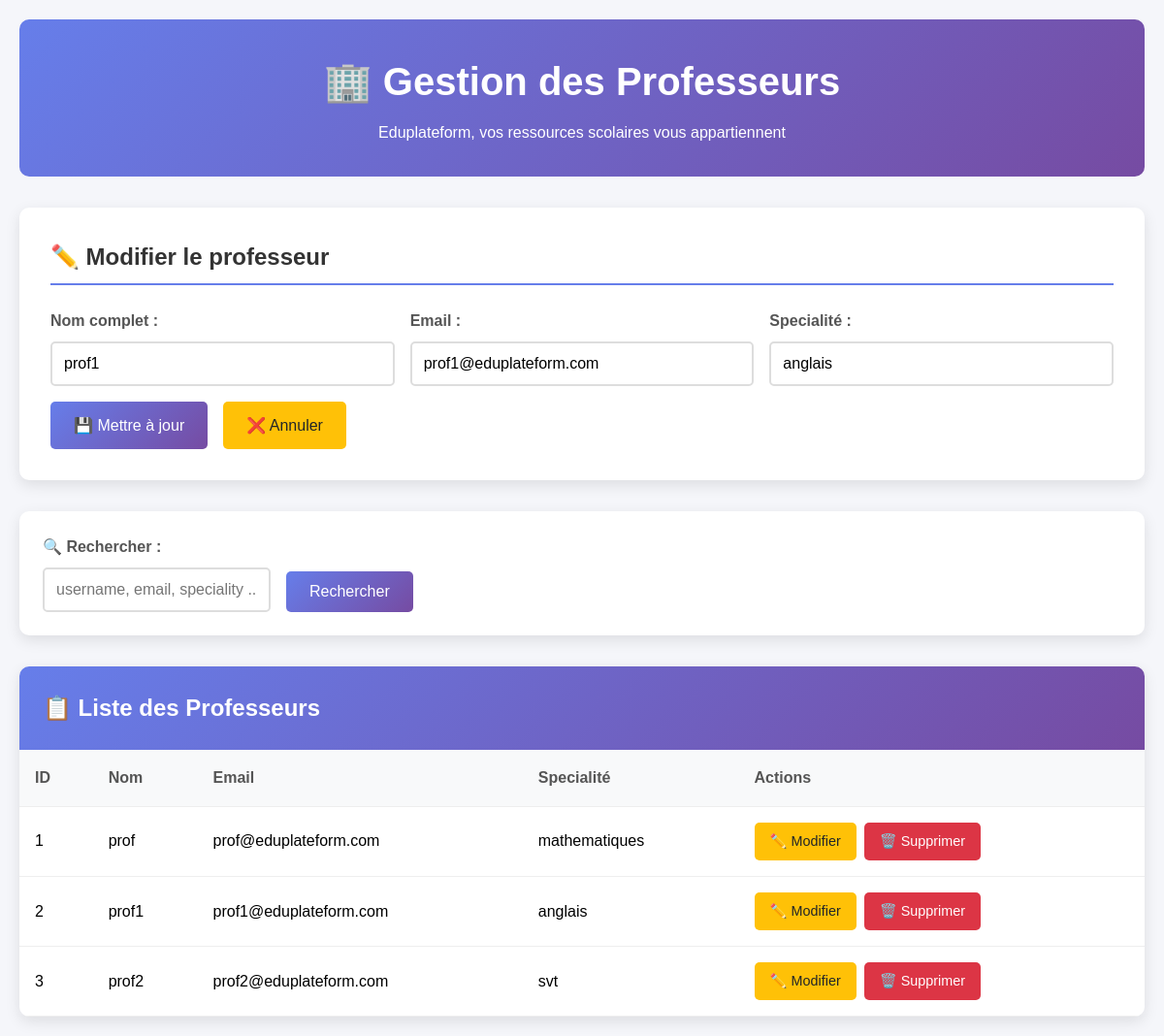
Screenshot of /professeur/index_prof.php?edit=2 with the database file from the repository.
### tables this page shows
CREATE TABLE professeurs (
    id INT AUTO_INCREMENT PRIMARY KEY,
    username VARCHAR(50) UNIQUE NOT NULL,
    email VARCHAR(100) UNIQUE NOT NULL,
    speciality VARCHAR(100) NOT NULL, 
    password VARCHAR(255) NOT NULL,
    created_at TIMESTAMP DEFAULT CURRENT_TIMESTAMP,
    last_login TIMESTAMP NULL
);

### professeur/professeur.php (called while the page is built, shortened)
<?php
require_once '../database/config.php';
class Professeur {
    private $conn;
    private $table = 'professeurs';
    public $id;
    public function __construct() {
        $database = new Database();
        $this->conn = $database->getConnection();
    }
    public function readAll() {
        $query = "SELECT * FROM " . $this->table . " ORDER BY username ASC";
        $stmt = $this->conn->prepare($query);
        $stmt->execute();
        return $stmt;
    }
    public function readOne() {
        $query = "SELECT * FROM " . $this->table . " WHERE id = :id LIMIT 0,1";
        $stmt = $this->conn->prepare($query);
        $stmt->bindParam(':id', $this->id);
        $stmt->execute();
        $row = $stmt->fetch(PDO::FETCH_ASSOC);
        if ($row) {
            $this->username = $row['username'];
            $this->email = $row['email'];
            $this->speciality = $row['speciality'];
            return true;
        }
        return false;
    }
}
?>

### database/config.php (called while the page is built, shortened)
<?php
class Database {
    private $connection;
    public function __construct() {
        try {
            $this->connection = new PDO(
                "mysql:host=" . DB_HOST . ";dbname=" . DB_NAME,
                DB_USER,
                DB_PASS,
                array(
                    PDO::ATTR_ERRMODE => PDO::ERRMODE_EXCEPTION,
                    PDO::ATTR_DEFAULT_FETCH_MODE => PDO::FETCH_ASSOC
                )
            );
        } catch(PDOException $e) {
            die("Erreur de connexion à la base de données: " . $e->getMessage());
        }
    }
    public function getConnection() {
        return $this->connection;
    }
}
?>

### professeur/index_prof.php (the view, shortened to what this page needs)
<?php
require_once 'professeur.php';
$professeurs = new Professeur();
$searchTerm = $_GET['search'] ?? '';
if ($searchTerm) {
    $stmt = $professeurs->search($searchTerm);
} else {
    $stmt = $professeurs->readAll();
}
$editprofesseurs = null;
if (isset($_GET['edit'])) {
    $editprofesseurs = new Professeur();
    $editprofesseurs->id = $_GET['edit'];
    $editprofesseurs->readOne();
}
?>
<!DOCTYPE html>
<html lang="fr">
<head>
    <link rel="stylesheet" href="styleprof.css">
</head>
<body>
    <div class="container">
        <div class="header">
            <h1>🏢 Gestion des Professeurs</h1>
            <p>Eduplateform, vos ressources scolaires vous appartiennent</p>
        </div>
        <div class="form-section">
            <h2><?php echo $editprofesseurs ? '✏️ Modifier le professeur' : '➕ Ajouter un Professeur'; ?></h2>
            <form method="POST" action="">
                <div class="form-grid">
                    <div class="form-group">
                        <label for="username">Nom complet :</label>
                        <input type="text" id="username" name="username" required
                               value="<?php echo $editprofesseurs ? htmlspecialchars($editprofesseurs->username) : ''; ?>">
                    </div>
                    <div class="form-group">
                        <label for="email">Email :</label>
                        <input type="email" id="email" name="email" required
                               value="<?php echo $editprofesseurs ? htmlspecialchars($editprofesseurs->email) : ''; ?>">
                    </div>
                    <div class="form-group">
                        <label for="speciality">Specialité :</label>
                        <input type="text" id="speciality" name="speciality" required
                               value="<?php echo $editprofesseurs ? htmlspecialchars($editprofesseurs->speciality) : ''; ?>">
                    </div>
                </div>
                <div style="display: flex; gap: 1rem;">
                    <button type="submit" class="btn btn-primary">
                        <?php echo $editprofesseurs ? '💾 Mettre à jour' : '➕ Ajouter'; ?>
                    </button>
                    <?php if ($editprofesseurs): ?>
                        <a href="index.php" class="btn btn-warning">❌ Annuler</a>
                    <?php endif; ?>
                </div>
            </form>
        </div>
        <div class="search-section">
            <form method="GET" action="" class="search-form">
                <div class="form-group" style="margin: 0;">
                    <label for="search">🔍 Rechercher :</label>
                    <input type="text" id="search" name="search" placeholder="username, email, speciality ..."
                           value="<?php echo htmlspecialchars($searchTerm); ?>">
                </div>
                <button type="submit" class="btn btn-primary">Rechercher</button>
            </form>
        </div>
        <div class="table-section">
            <div class="table-header">
                <h2>📋 Liste des Professeurs <?php echo $searchTerm ? "(Résultats pour: '$searchTerm')" : ''; ?></h2>
            </div>
            <div class="table-responsive">
                <?php if ($stmt->rowCount() > 0): ?>
                    <table>
                        <thead>
                            <tr>
                                <th>ID</th>
                                <th>Nom</th>
                                <th>Email</th>
                                <th>Specialité</th>
                                <th>Actions</th>
                            </tr>
                        </thead>
                        <tbody>
                            <?php while ($row = $stmt->fetch(PDO::FETCH_ASSOC)): ?>
                                <tr>
                                    <td><?php echo $row['id']; ?></td>
                                    <td><?php echo htmlspecialchars($row['username']); ?></td>
                                    <td><?php echo htmlspecialchars($row['email']); ?></td>
                                    <td><?php echo htmlspecialchars($row['speciality']); ?></td>
                                    <td>
                                        <div class="actions">
                                            <a href="?edit=<?php echo $row['id']; ?>" class="btn btn-warning btn-small">
                                                ✏️ Modifier
                                            </a>
                                            <a href="?delete=<?php echo $row['id']; ?>"
                                               class="btn btn-danger btn-small"
                                               onclick="return confirm('Êtes-vous sûr de vouloir supprimer cet Professeur ?')">
                                                🗑️ Supprimer
                                            </a>
                                        </div>
                                    </td>
                                </tr>
                            <?php endwhile; ?>
                        </tbody>
                    </table>
                <?php endif; ?>
            </div>
        </div>
    </div>
</body>
</html>

### professeur/styleprof.css (style rules this page uses)
* { margin: 0; padding: 0; box-sizing: border-box; }
body { font-family: 'Arial', sans-serif; background-color: #f5f6fa; line-height: 1.6; }
.container { max-width: 1200px; margin: 0 auto; padding: 20px; }
.header { background: linear-gradient(135deg, #667eea 0%, #764ba2 100%); color: white; padding: 2rem; border-radius: 10px; margin-bottom: 2rem; text-align: center; }
.header h1 { font-size: 2.5rem; margin-bottom: 0.5rem; }
.form-section { background: white; padding: 2rem; border-radius: 10px; box-shadow: 0 5px 15px rgba(0,0,0,0.1); margin-bottom: 2rem; }
.form-section h2 { color: #333; margin-bottom: 1.5rem; border-bottom: 2px solid #667eea; padding-bottom: 0.5rem; }
.form-grid { display: grid; grid-template-columns: repeat(auto-fit, minmax(250px, 1fr)); gap: 1rem; margin-bottom: 1rem; }
.form-group { display: flex; flex-direction: column; }
.form-group label { margin-bottom: 0.5rem; font-weight: bold; color: #555; }
.form-group input { padding: 0.75rem; border: 2px solid #ddd; border-radius: 5px; font-size: 1rem; transition: border-color 0.3s; }
.btn { padding: 0.75rem 1.5rem; border: none; border-radius: 5px; cursor: pointer; font-size: 1rem; text-decoration: none; display: inline-block; text-align: center; transition: all 0.3s; }
.btn-primary { background: linear-gradient(135deg, #667eea 0%, #764ba2 100%); color: white; }
.btn-warning { background-color: #ffc107; color: #212529; }
.btn-danger { background-color: #dc3545; color: white; }
.btn-small { padding: 0.5rem 1rem; font-size: 0.9rem; }
.search-section { background: white; padding: 1.5rem; border-radius: 10px; box-shadow: 0 5px 15px rgba(0,0,0,0.1); margin-bottom: 2rem; }
.search-form { display: flex; gap: 1rem; align-items: end; }
.search-form input { flex: 1; padding: 0.75rem; border: 2px solid #ddd; border-radius: 5px; font-size: 1rem; }
.table-section { background: white; border-radius: 10px; box-shadow: 0 5px 15px rgba(0,0,0,0.1); overflow: hidden; }
.table-header { background: linear-gradient(135deg, #667eea 0%, #764ba2 100%); color: white; padding: 1.5rem; }
.table-header h2 { margin: 0; }
.table-responsive { overflow-x: auto; }
table { width: 100%; border-collapse: collapse; }
th, td { padding: 1rem; text-align: left; border-bottom: 1px solid #eee; }
th { background-color: #f8f9fa; font-weight: bold; color: #555; }
.actions { display: flex; gap: 0.5rem; }

### rows the page displays
professeurs: username "prof1", email "prof1@eduplateform.com", speciality "anglais", id "2"
professeurs: id "1", username "prof", email "prof@eduplateform.com", speciality "mathematiques"
professeurs: id "3", username "prof2", email "prof2@eduplateform.com", speciality "svt"
